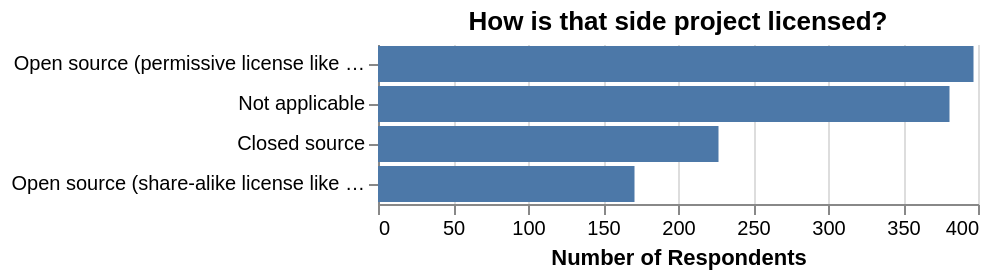

Describe this chart as a Vega-Lite specification.
### Vega-Lite specification from a JSON file in a GitHub repository (floating-point values rounded to 4 significant figures)
{"$schema": "https://vega.github.io/schema/vega-lite/v3.json", "title": "How is that side project licensed?", "data": {"values": "progress-side-license,count,year\nOpen source (permissive license like BSD),397,2018\nNot applicable,381,2018\nClosed source,227,2018\nOpen source (share-alike license like GPL),171,2018\n", "format": {"type": "csv"}}, "config": {"view": {"stroke": "transparent"}, "axis": {"domainWidth": 1}}, "encoding": {"x": {"field": "count", "type": "quantitative", "axis": {"title": "Number of Respondents"}}, "y": {"field": "progress-side-license", "type": "nominal", "axis": {"title": null}, "sort": {"field": "count", "order": "descending", "op": "sum"}}}, "mark": "bar"}
